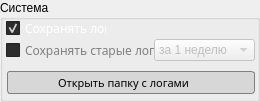
             <widget class="QGroupBox" name="box_CfgSystem">
              <property name="geometry">
               <rect>
                <x>10</x>
                <y>305</y>
                <width>260</width>
                <height>102</height>
               </rect>
              </property>
              <property name="title">
               <string>Система</string>
              </property>
              <widget class="QCheckBox" name="ckb_ToggleLogs">
               <property name="geometry">
                <rect>
                 <x>6</x>
                 <y>20</y>
                 <width>101</width>
                 <height>17</height>
                </rect>
               </property>
               <property name="palette">
                <palette>
                 <active>
                  <colorrole role="WindowText">
                   <brush brushstyle="SolidPattern">
                    <color alpha="255">
                     <red>255</red>
                     <green>255</green>
                     <blue>255</blue>
                    </color>
                   </brush>
                  </colorrole>
                  <colorrole role="Button">
                   <brush brushstyle="SolidPattern">
                    <color alpha="255">
                     <red>45</red>
                     <green>45</green>
                     <blue>45</blue>
                    </color>
                   </brush>
                  </colorrole>
                  <colorrole role="Text">
                   <brush brushstyle="SolidPattern">
                    <color alpha="255">
                     <red>255</red>
                     <green>255</green>
                     <blue>255</blue>
                    </color>
                   </brush>
                  </colorrole>
                  <colorrole role="ButtonText">
                   <brush brushstyle="SolidPattern">
                    <color alpha="255">
                     <red>255</red>
                     <green>255</green>
                     <blue>255</blue>
                    </color>
                   </brush>
                  </colorrole>
                  <colorrole role="Base">
                   <brush brushstyle="SolidPattern">
                    <color alpha="255">
                     <red>45</red>
                     <green>45</green>
                     <blue>45</blue>
                    </color>
                   </brush>
                  </colorrole>
                  <colorrole role="Window">
                   <brush brushstyle="SolidPattern">
                    <color alpha="255">
                     <red>45</red>
                     <green>45</green>
                     <blue>45</blue>
                    </color>
                   </brush>
                  </colorrole>
                  <colorrole role="PlaceholderText">
                   <brush brushstyle="NoBrush">
                    <color alpha="128">
                     <red>255</red>
                     <green>255</green>
                     <blue>255</blue>
                    </color>
                   </brush>
                  </colorrole>
                 </active>
                 <inactive>
                  <colorrole role="WindowText">
                   <brush brushstyle="SolidPattern">
                    <color alpha="255">
                     <red>255</red>
                     <green>255</green>
                     <blue>255</blue>
                    </color>
                   </brush>
                  </colorrole>
                  <colorrole role="Button">
                   <brush brushstyle="SolidPattern">
                    <color alpha="255">
                     <red>45</red>
                     <green>45</green>
                     <blue>45</blue>
                    </color>
                   </brush>
                  </colorrole>
                  <colorrole role="Text">
                   <brush brushstyle="SolidPattern">
                    <color alpha="255">
                     <red>255</red>
                     <green>255</green>
                     <blue>255</blue>
                    </color>
                   </brush>
                  </colorrole>
                  <colorrole role="ButtonText">
                   <brush brushstyle="SolidPattern">
                    <color alpha="255">
                     <red>255</red>
                     <green>255</green>
                     <blue>255</blue>
                    </color>
                   </brush>
                  </colorrole>
                  <colorrole role="Base">
                   <brush brushstyle="SolidPattern">
                    <color alpha="255">
                     <red>45</red>
                     <green>45</green>
                     <blue>45</blue>
                    </color>
                   </brush>
                  </colorrole>
                  <colorrole role="Window">
                   <brush brushstyle="SolidPattern">
                    <color alpha="255">
                     <red>45</red>
                     <green>45</green>
                     <blue>45</blue>
                    </color>
                   </brush>
                  </colorrole>
                  <colorrole role="PlaceholderText">
                   <brush brushstyle="NoBrush">
                    <color alpha="128">
                     <red>255</red>
                     <green>255</green>
                     <blue>255</blue>
                    </color>
                   </brush>
                  </colorrole>
                 </inactive>
                 <disabled>
                  <colorrole role="WindowText">
                   <brush brushstyle="SolidPattern">
                    <color alpha="255">
                     <red>128</red>
                     <green>128</green>
                     <blue>128</blue>
                    </color>
                   </brush>
                  </colorrole>
                  <colorrole role="Button">
                   <brush brushstyle="SolidPattern">
                    <color alpha="255">
                     <red>45</red>
                     <green>45</green>
                     <blue>45</blue>
                    </color>
                   </brush>
                  </colorrole>
                  <colorrole role="Text">
                   <brush brushstyle="SolidPattern">
                    <color alpha="255">
                     <red>128</red>
                     <green>128</green>
                     <blue>128</blue>
                    </color>
                   </brush>
                  </colorrole>
                  <colorrole role="ButtonText">
                   <brush brushstyle="SolidPattern">
                    <color alpha="255">
                     <red>128</red>
                     <green>128</green>
                     <blue>128</blue>
                    </color>
                   </brush>
                  </colorrole>
                  <colorrole role="Base">
                   <brush brushstyle="SolidPattern">
                    <color alpha="255">
                     <red>45</red>
                     <green>45</green>
                     <blue>45</blue>
                    </color>
                   </brush>
                  </colorrole>
                  <colorrole role="Window">
                   <brush brushstyle="SolidPattern">
                    <color alpha="255">
                     <red>45</red>
                     <green>45</green>
                     <blue>45</blue>
                    </color>
                   </brush>
                  </colorrole>
                  <colorrole role="PlaceholderText">
                   <brush brushstyle="NoBrush">
                    <color alpha="128">
                     <red>255</red>
                     <green>255</green>
                     <blue>255</blue>
                    </color>
                   </brush>
                  </colorrole>
                 </disabled>
                </palette>
               </property>
               <property name="font">
                <font>
                 <family>Segoe UI Semilight</family>
                 <pointsize>9</pointsize>
                 <weight>50</weight>
                 <italic>false</italic>
                 <bold>false</bold>
                </font>
               </property>
               <property name="toolTip">
                <string>Не рекомендуем отключать эту опцию</string>
               </property>
               <property name="toolTipDuration">
                <number>0</number>
               </property>
               <property name="text">
                <string>Сохранять лог</string>
               </property>
               <property name="checked">
                <bool>true</bool>
               </property>
              </widget>
              <widget class="QCheckBox" name="ckb_ToggleLogsArch">
               <property name="enabled">
                <bool>false</bool>
               </property>
               <property name="geometry">
                <rect>
                 <x>6</x>
                 <y>42</y>
                 <width>151</width>
                 <height>17</height>
                </rect>
               </property>
               <property name="palette">
                <palette>
                 <active>
                  <colorrole role="WindowText">
                   <brush brushstyle="SolidPattern">
                    <color alpha="255">
                     <red>255</red>
                     <green>255</green>
                     <blue>255</blue>
                    </color>
                   </brush>
                  </colorrole>
                  <colorrole role="Button">
                   <brush brushstyle="SolidPattern">
                    <color alpha="255">
                     <red>45</red>
                     <green>45</green>
                     <blue>45</blue>
                    </color>
                   </brush>
                  </colorrole>
                  <colorrole role="Text">
                   <brush brushstyle="SolidPattern">
                    <color alpha="255">
                     <red>255</red>
                     <green>255</green>
                     <blue>255</blue>
                    </color>
                   </brush>
                  </colorrole>
                  <colorrole role="ButtonText">
                   <brush brushstyle="SolidPattern">
                    <color alpha="255">
                     <red>255</red>
                     <green>255</green>
                     <blue>255</blue>
                    </color>
                   </brush>
                  </colorrole>
                  <colorrole role="Base">
                   <brush brushstyle="SolidPattern">
                    <color alpha="255">
                     <red>45</red>
                     <green>45</green>
                     <blue>45</blue>
                    </color>
                   </brush>
                  </colorrole>
                  <colorrole role="Window">
                   <brush brushstyle="SolidPattern">
                    <color alpha="255">
                     <red>45</red>
                     <green>45</green>
                     <blue>45</blue>
                    </color>
                   </brush>
                  </colorrole>
                  <colorrole role="ToolTipBase">
                   <brush brushstyle="SolidPattern">
                    <color alpha="255">
                     <red>45</red>
                     <green>45</green>
                     <blue>45</blue>
                    </color>
                   </brush>
                  </colorrole>
                  <colorrole role="ToolTipText">
                   <brush brushstyle="SolidPattern">
                    <color alpha="255">
                     <red>255</red>
                     <green>255</green>
                     <blue>255</blue>
                    </color>
                   </brush>
                  </colorrole>
                  <colorrole role="PlaceholderText">
                   <brush brushstyle="NoBrush">
                    <color alpha="128">
                     <red>128</red>
                     <green>128</green>
                     <blue>128</blue>
                    </color>
                   </brush>
                  </colorrole>
                 </active>
                 <inactive>
                  <colorrole role="WindowText">
                   <brush brushstyle="SolidPattern">
                    <color alpha="255">
                     <red>255</red>
                     <green>255</green>
                     <blue>255</blue>
                    </color>
                   </brush>
                  </colorrole>
                  <colorrole role="Button">
                   <brush brushstyle="SolidPattern">
                    <color alpha="255">
                     <red>45</red>
                     <green>45</green>
                     <blue>45</blue>
                    </color>
                   </brush>
                  </colorrole>
                  <colorrole role="Text">
                   <brush brushstyle="SolidPattern">
                    <color alpha="255">
                     <red>255</red>
                     <green>255</green>
                     <blue>255</blue>
                    </color>
                   </brush>
                  </colorrole>
                  <colorrole role="ButtonText">
                   <brush brushstyle="SolidPattern">
                    <color alpha="255">
                     <red>255</red>
                     <green>255</green>
                     <blue>255</blue>
                    </color>
                   </brush>
                  </colorrole>
                  <colorrole role="Base">
                   <brush brushstyle="SolidPattern">
                    <color alpha="255">
                     <red>45</red>
                     <green>45</green>
                     <blue>45</blue>
                    </color>
                   </brush>
                  </colorrole>
                  <colorrole role="Window">
                   <brush brushstyle="SolidPattern">
                    <color alpha="255">
                     <red>45</red>
                     <green>45</green>
                     <blue>45</blue>
                    </color>
                   </brush>
                  </colorrole>
                  <colorrole role="ToolTipBase">
                   <brush brushstyle="SolidPattern">
                    <color alpha="255">
                     <red>45</red>
                     <green>45</green>
                     <blue>45</blue>
                    </color>
                   </brush>
                  </colorrole>
                  <colorrole role="ToolTipText">
                   <brush brushstyle="SolidPattern">
                    <color alpha="255">
                     <red>255</red>
                     <green>255</green>
                     <blue>255</blue>
                    </color>
                   </brush>
                  </colorrole>
                  <colorrole role="PlaceholderText">
                   <brush brushstyle="NoBrush">
                    <color alpha="128">
                     <red>128</red>
                     <green>128</green>
                     <blue>128</blue>
                    </color>
                   </brush>
                  </colorrole>
                 </inactive>
                 <disabled>
                  <colorrole role="WindowText">
                   <brush brushstyle="SolidPattern">
                    <color alpha="255">
                     <red>128</red>
                     <green>128</green>
                     <blue>128</blue>
                    </color>
                   </brush>
                  </colorrole>
                  <colorrole role="Button">
                   <brush brushstyle="SolidPattern">
                    <color alpha="255">
                     <red>45</red>
                     <green>45</green>
                     <blue>45</blue>
                    </color>
                   </brush>
                  </colorrole>
                  <colorrole role="Text">
                   <brush brushstyle="SolidPattern">
                    <color alpha="255">
                     <red>128</red>
                     <green>128</green>
                     <blue>128</blue>
                    </color>
                   </brush>
                  </colorrole>
                  <colorrole role="ButtonText">
                   <brush brushstyle="SolidPattern">
                    <color alpha="255">
                     <red>128</red>
                     <green>128</green>
                     <blue>128</blue>
                    </color>
                   </brush>
                  </colorrole>
                  <colorrole role="Base">
                   <brush brushstyle="SolidPattern">
                    <color alpha="255">
                     <red>45</red>
                     <green>45</green>
                     <blue>45</blue>
                    </color>
                   </brush>
                  </colorrole>
                  <colorrole role="Window">
                   <brush brushstyle="SolidPattern">
                    <color alpha="255">
                     <red>45</red>
                     <green>45</green>
                     <blue>45</blue>
                    </color>
                   </brush>
                  </colorrole>
                  <colorrole role="ToolTipBase">
                   <brush brushstyle="SolidPattern">
                    <color alpha="255">
                     <red>45</red>
                     <green>45</green>
                     <blue>45</blue>
                    </color>
                   </brush>
                  </colorrole>
                  <colorrole role="ToolTipText">
                   <brush brushstyle="SolidPattern">
                    <color alpha="255">
                     <red>255</red>
                     <green>255</green>
                     <blue>255</blue>
                    </color>
                   </brush>
                  </colorrole>
                  <colorrole role="PlaceholderText">
                   <brush brushstyle="NoBrush">
                    <color alpha="128">
                     <red>128</red>
                     <green>128</green>
                     <blue>128</blue>
                    </color>
                   </brush>
                  </colorrole>
                 </disabled>
                </palette>
               </property>
               <property name="font">
                <font>
                 <family>Segoe UI Semilight</family>
                 <pointsize>9</pointsize>
                 <weight>50</weight>
                 <italic>false</italic>
                 <bold>false</bold>
                </font>
               </property>
               <property name="toolTip">
                <string/>
               </property>
               <property name="toolTipDuration">
                <number>0</number>
               </property>
               <property name="text">
                <string>Сохранять старые логи:</string>
               </property>
              </widget>
              <widget class="QComboBox" name="cbb_LogsArchMode">
               <property name="enabled">
                <bool>false</bool>
               </property>
               <property name="geometry">
                <rect>
                 <x>154</x>
                 <y>39</y>
                 <width>101</width>
                 <height>22</height>
                </rect>
               </property>
               <item>
                <property name="text">
                 <string>за 1 неделю</string>
                </property>
               </item>
               <item>
                <property name="text">
                 <string>за 2 недели</string>
                </property>
               </item>
               <item>
                <property name="text">
                 <string>за месяц</string>
                </property>
               </item>
               <item>
                <property name="text">
                 <string>за 3 месяца</string>
                </property>
               </item>
               <item>
                <property name="text">
                 <string>за 6 месяцев</string>
                </property>
               </item>
               <item>
                <property name="text">
                 <string>за год</string>
                </property>
               </item>
              </widget>
              <widget class="QPushButton" name="btn_OpenLogFolder">
               <property name="enabled">
                <bool>true</bool>
               </property>
               <property name="geometry">
                <rect>
                 <x>7</x>
                 <y>71</y>
                 <width>248</width>
                 <height>23</height>
                </rect>
               </property>
               <property name="font">
                <font>
                 <family>Segoe UI Semibold</family>
                 <pointsize>8</pointsize>
                 <weight>50</weight>
                 <italic>false</italic>
                 <bold>false</bold>
                </font>
               </property>
               <property name="styleSheet">
                <string notr="true">QPushButton {
	color: black;
    background-color: rgb(215, 215, 215);
    border: 1px solid gray;
    border-radius: 3px;
    padding: 1px 18px 1px 3px;
    min-width: 6em;
	font: 8pt &quot;Segoe UI Semibold&quot;;
}

QPushButton:hover {
	color: rgb(30, 30, 30);
	background-color: rgb(226, 226, 226);
}</string>
               </property>
               <property name="text">
                <string>Открыть папку с логами</string>
               </property>
              </widget>
             </widget>
